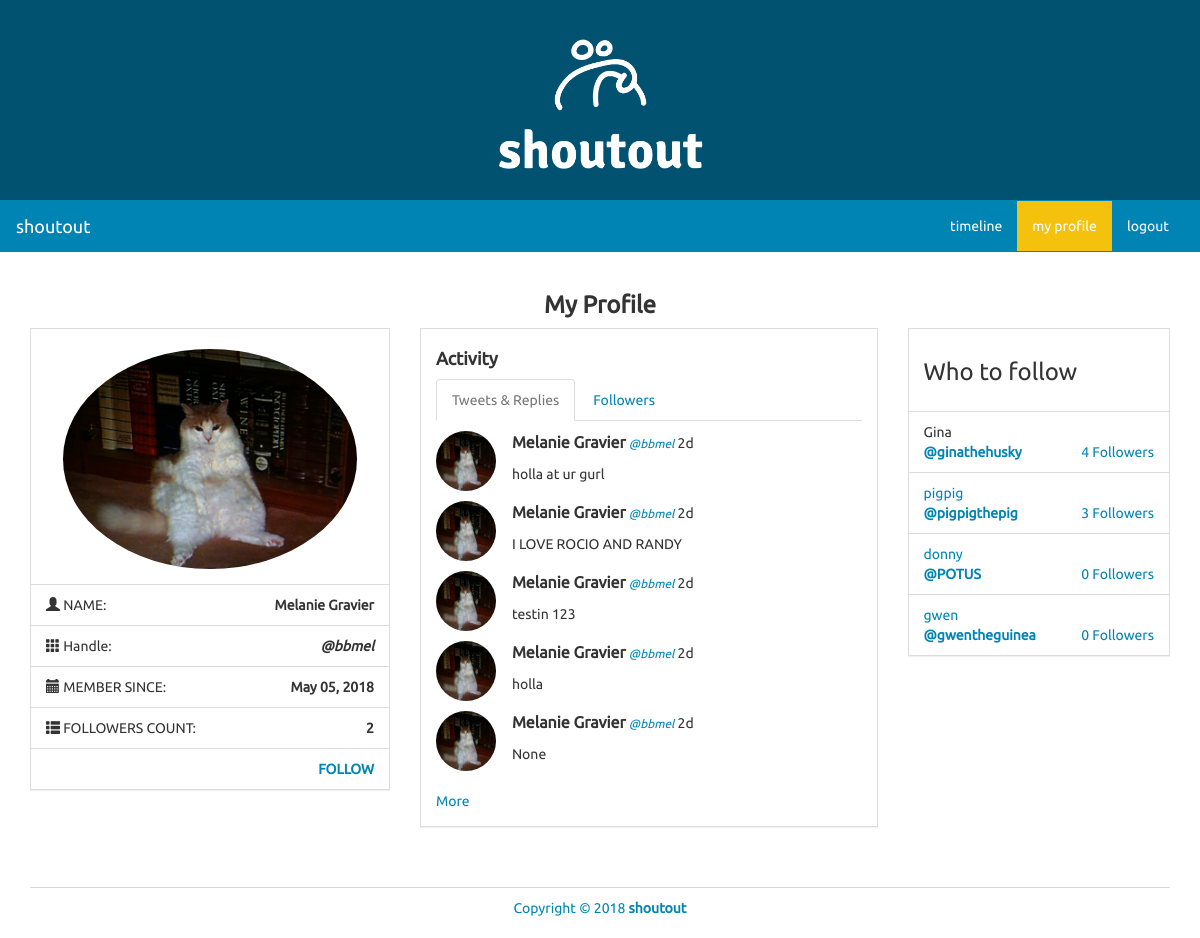
Page /profile/bbmel on the committed database.
### models.py (models this page shows)
class User(UserMixin, db.Model):
    id = db.Column(db.Integer, primary_key=True)
    name = db.Column(db.String(100))
    username = db.Column(db.String(30))
    image = db.Column(db.String(100))
    password = db.Column(db.String(50))
    join_date = db.Column(db.DateTime)
    shoutous = db.relationship('Shoutout', backref='user', lazy='dynamic')
    following = db.relationship('User', secondary=followers,
        primaryjoin=(followers.c.follower_id == id),
        secondaryjoin=(followers.c.followee_id == id),
        backref=db.backref('followers', lazy='dynamic'), lazy='dynamic')
    followed_by = db.relationship('User', secondary=followers,
        primaryjoin=(followers.c.followee_id == id),
        secondaryjoin=(followers.c.follower_id == id),
        backref=db.backref('followees', lazy='dynamic'), lazy='dynamic')

class Shoutout(db.Model):
    id = db.Column(db.Integer, primary_key=True)
    user_id = db.Column(db.Integer, db.ForeignKey('user.id'))
    text = db.Column(db.String(200))
    date_created = db.Column(db.DateTime)

### views.py (the view)
@app.route('/profile', defaults={'username' : None})
@app.route('/profile/<username>')
def profile(username):
    if username:
        user = User.query.filter_by(username=username).first()
        if not user:
            abort(404)
    else:
        user = current_user
    shoutouts = Shoutout.query.filter_by(user=user).order_by(Shoutout.date_created.desc()).all()
    current_time = datetime.now()
    followed_by = user.followed_by.all() # gets the list of users following the current user
    display_follow = True # for checking whether a user is being followed by another new_user
    if current_user == user:
        display_follow = False
    elif current_user in followed_by:
        display_follow = False
    who_to_watch = User.query.filter(User.id != user.id).order_by(db.func.random()).limit(4).all()
    return render_template('profile.html', current_user=user, shoutouts=shoutouts, current_time=current_time, followed_by=followed_by, display_follow=display_follow, who_to_watch=who_to_watch)

### app.py (called while the page is built)
@app.template_filter('time_since')
def time_since(delta):
    seconds = delta.total_seconds()
    days, seconds = divmod(seconds, 86400)
    hours, seconds = divmod(seconds, 3600)
    minutes, seconds = divmod(seconds, 60)
    if days > 0:
        return '%dd' % (days)
    elif hours > 0:
        return '%dh' % (hours)
    elif minutes > 0:
        return '%dm' % (minutes)
    else:
        return 'Just now'

### templates/profile.html (shortened to what this page needs)
<!DOCTYPE html>
<html lang="en">
	<head>
		<link rel="stylesheet" href="{{ url_for('static', filename='bs/css/united.min.css') }}">
		<link rel="stylesheet" href="{{ url_for('static', filename='css/styles.css') }}">
	</head>
	<body>
		<div class="container-fluid">
			<div class="row" id="banner">
				<div class="title col-lg-12">
					<img src='static/logos/white_logo_transparent.png' alt="logo" width="19%" height="19%">
				</div>
			</div>
		</div>
		<nav class="navbar navbar-default" role="navigation">
			<div class="container-fluid">
				<div class="navbar-header">
					<a class="navbar-brand" href="./">shoutout</a>
				</div>
				<div class="collapse navbar-collapse navbar-ex1-collapse">
					<ul class="nav navbar-nav navbar-right">
						<li><a href="{{ url_for('timeline') }}">timeline</a></li>
						<li class="active"><a href="{{ url_for('profile') }}">my profile</a></li>
						<li class=""><a href="{{ url_for('logout') }}">logout</a></li>
					</ul>
				</div>
			</div>
		</nav>
		<div class="container">
			<div class="row">
				<div class="col-lg-12">
					<h3 class="text-center bold">My Profile</h3>
				</div>
				<div class="col-lg-4">
					<div class="panel panel-default">
						<div class="panel-body">
							<div class="row pad">
								<div class="col-lg-12">
									<img src="{{ current_user.image }}" class="img-responsive img-circle center-block" alt="Image" style="height: 220px;" />
								</div>
							</div>
						</div>
						<ul class="list-group">
							<li class="list-group-item">
								<i class="glyphicon glyphicon-user"></i> NAME:
								<strong class="pull-right">{{ current_user.name }}</strong>
							</li>
							<li class="list-group-item">
								<i class="glyphicon glyphicon-th"></i> Handle:
								<strong class="pull-right"><em>@{{ current_user.username }}</em></strong>
							</li>
							<li class="list-group-item">
								<i class="glyphicon glyphicon-calendar"></i> MEMBER SINCE:
								<strong class="pull-right">{{ current_user.join_date.strftime('%B %d, %Y') }}</strong>
							</li>
							<li class="list-group-item">
								<i class="glyphicon glyphicon-th-list"></i> FOLLOWERS COUNT:
								<strong class="pull-right">{{ followed_by|length }}</strong>
							</li>
							{% if display_follow %}
							<li class="list-group-item">
								&nbsp; <strong class="pull-right"><a href="{{ url_for('follow',
									username=current_user.username) }}">FOLLOW</a></strong>
							</li>
							{% endif %}
						</ul>
					</div>
				</div>
				<div class="col-lg-5">
					<div class="panel panel-default">
						<div class="panel-body">
							<h4><strong>Activity</strong></h4>
							<div role="tabpanel">
								<ul class="nav nav-tabs" role="tablist">
									<li role="presentation" class="active">
										<a href="#tweets" aria-controls="tweets" role="tab" data-toggle="tab">Tweets &amp; Replies</a>
									</li>
									<li role="presentation">
										<a href="#followings" aria-controls="followings" role="tab" data-toggle="tab">Followers</a>
									</li>
								</ul>
								<div class="tab-content">
									<div role="tabpanel" class="tab-pane active" id="tweets">
										{% for shoutout in shoutouts %}
										<div class="row">
											<div class="col-lg-12">
												<div class="row pad">
													<div class="col-lg-2">
														<img src="{{ shoutout.user.image }}" class="img-circle" style="width: 60px; height: 60px;" />
													</div>
													<div class="col-lg-10">
														<div>
															<strong class="mid">{{ shoutout.user.name }}</strong>
															<small><em><a href="{{ url_for('profile', username=shoutout.user.username) }}">@{{ shoutout.user.username }}</a></em></small>
															{{ (current_time - shoutout.date_created)|time_since }}
														</div>
														<div class="pad">
															{{ shoutout.text }}
														</div>
													</div>
												</div>
											</div>
										</div>
										{% endfor %}
										<br><a href="{{ url_for('timeline', username=current_user.username) }}">More</a>
									</div>
								</div>
							</div>
						</div>
					</div>
				</div>
				<div class="col-lg-3">
					<div class="panel panel-default">
						<div class="panel-body">
							<h3>Who to follow</h3>
						</div>
						<ul class="list-group">
							{% for user in who_to_watch %}
									<li class="list-group-item">
										{{ user.name }}
										<div>
											<strong><a href="{{ url_for('profile', username=user.username) }}">@{{ user.username }}</strong>
											<span class="pull-right">
												{{ user.followed_by.all()|length }} Followers
											</span>
										</div>
									</li>
							{% endfor %}
						</ul>
					</div>
				</div>
			</div>
			<footer>
				<div class="row pad">
					<div class="col-lg-12 text-center">
						Copyright &copy; 2018 <strong> <a href="./">shoutout</a></strong>
					</div>
				</div>
			</footer>
		</div>
	</body>
</html>

### static/css/styles.css (style rules this page uses)
body { font-family: Ubuntu, verdana, georgia, serif, sans-serif; }
a, a:hover, a:active, a:focus, a:visited { text-decoration: none; }
.bold { font-weight: bolder !important; }
div.panel, .btn, .navbar { border-radius: 0; }
footer { margin-top: 40px; margin-bottom: 20px; }
.pad { margin-top: 10px !important; }
div.panel-body { padding-top: 10px; }
.mid { font-size: 16px; }
body > nav { border-radius: 0 !important; }
footer { border-top: 1px solid rgba(44, 62, 80, .2); }
#banner { height: 200px; background-color: #015270; text-align: center; padding: 10px; padding-top: 20px; }

### rows in the picture
User: image (picture), name "Melanie Gravier", username "bbmel", join_date "May 05, 2018"
Shoutout: user.image (picture), user.name "Melanie Gravier", user.username "bbmel", (current_time-shoutout.date_created)|time_since "2d", text "holla at ur gurl"
Shoutout: user.image (picture), user.name "Melanie Gravier", user.username "bbmel", (current_time-shoutout.date_created)|time_since "2d", text "I LOVE ROCIO AND RANDY"
Shoutout: user.image (picture), user.name "Melanie Gravier", user.username "bbmel", (current_time-shoutout.date_created)|time_since "2d", text "testin 123"
Shoutout: user.image (picture), user.name "Melanie Gravier", user.username "bbmel", (current_time-shoutout.date_created)|time_since "2d", text "holla"
Shoutout: user.image (picture), user.name "Melanie Gravier", user.username "bbmel", (current_time-shoutout.date_created)|time_since "2d", text "None"
User: name "Gina", username "ginathehusky", followed_by.all|length "4"
User: name "pigpig", username "pigpigthepig", followed_by.all|length "3"
User: name "donny", username "POTUS", followed_by.all|length "0"
User: name "gwen", username "gwentheguinea", followed_by.all|length "0"

### other values in the picture
{{ followed_by|length }} "2"
